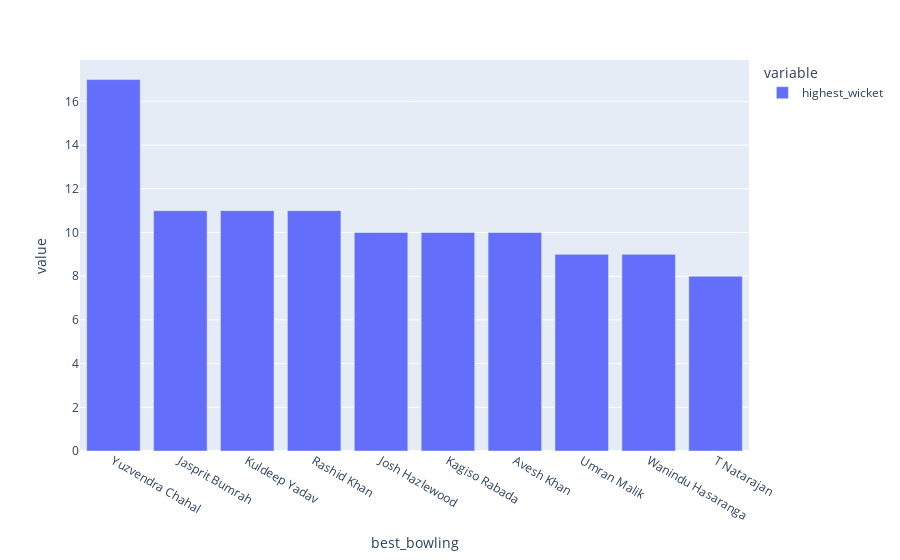

Notebook code cell kept with this figure:
### Code cell
#10 Best Bowling Figure
# First we will extract the wicket from the best_bowling_figure
ipl["highest_wicket"]=ipl["best_bowling_figure"].apply(lambda x:x.split("--")[0])
ipl["highest_wicket"]=ipl["highest_wicket"].astype(int)
best10=ipl.groupby("best_bowling")["highest_wicket"].sum().sort_values(ascending=False).head(10)
plx.bar(best10)

### Figure 1 — Plotly figure (JSON) as saved in the notebook; plotly's stock layout.template omitted (floating-point values rounded to 4 significant figures)
{"data": [{"hovertemplate": "variable=highest_wicket<br>best_bowling=%{x}<br>value=%{y}<extra></extra>", "legendgroup": "highest_wicket", "marker": {"color": "#636efa", "pattern": {"shape": ""}}, "name": "highest_wicket", "orientation": "v", "showlegend": true, "textposition": "auto", "type": "bar", "x": ["Yuzvendra Chahal", "Jasprit Bumrah", "Kuldeep Yadav", "Rashid Khan", "Josh Hazlewood", "Kagiso Rabada", "Avesh Khan", "Umran Malik", "Wanindu Hasaranga", "T Natarajan"], "xaxis": "x", "y": [17, 11, 11, 11, 10, 10, 10, 9, 9, 8], "yaxis": "y"}], "layout": {"barmode": "relative", "legend": {"title": {"text": "variable"}, "tracegroupgap": 0}, "margin": {"t": 60}, "xaxis": {"anchor": "y", "domain": [0, 1], "title": {"text": "best_bowling"}}, "yaxis": {"anchor": "x", "domain": [0, 1], "title": {"text": "value"}}}}
